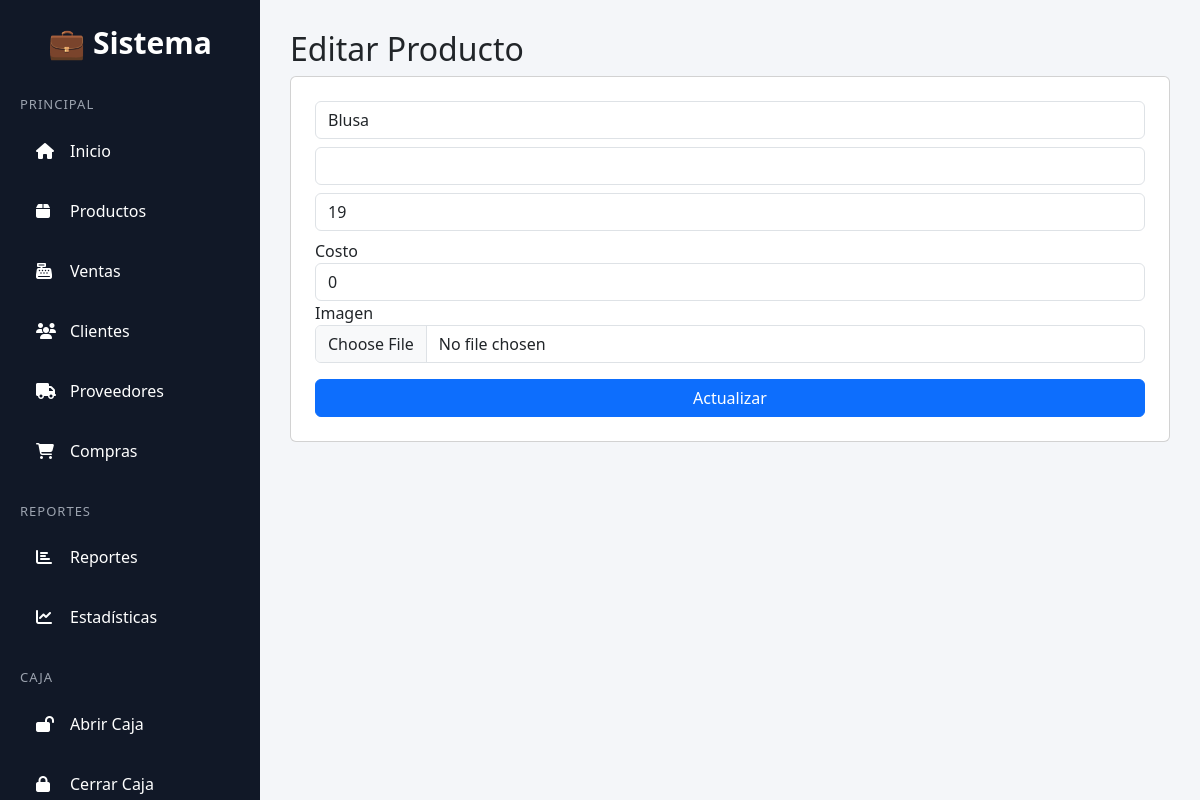
Page /productos/editar/1/ (signed in) on the earlier database version.
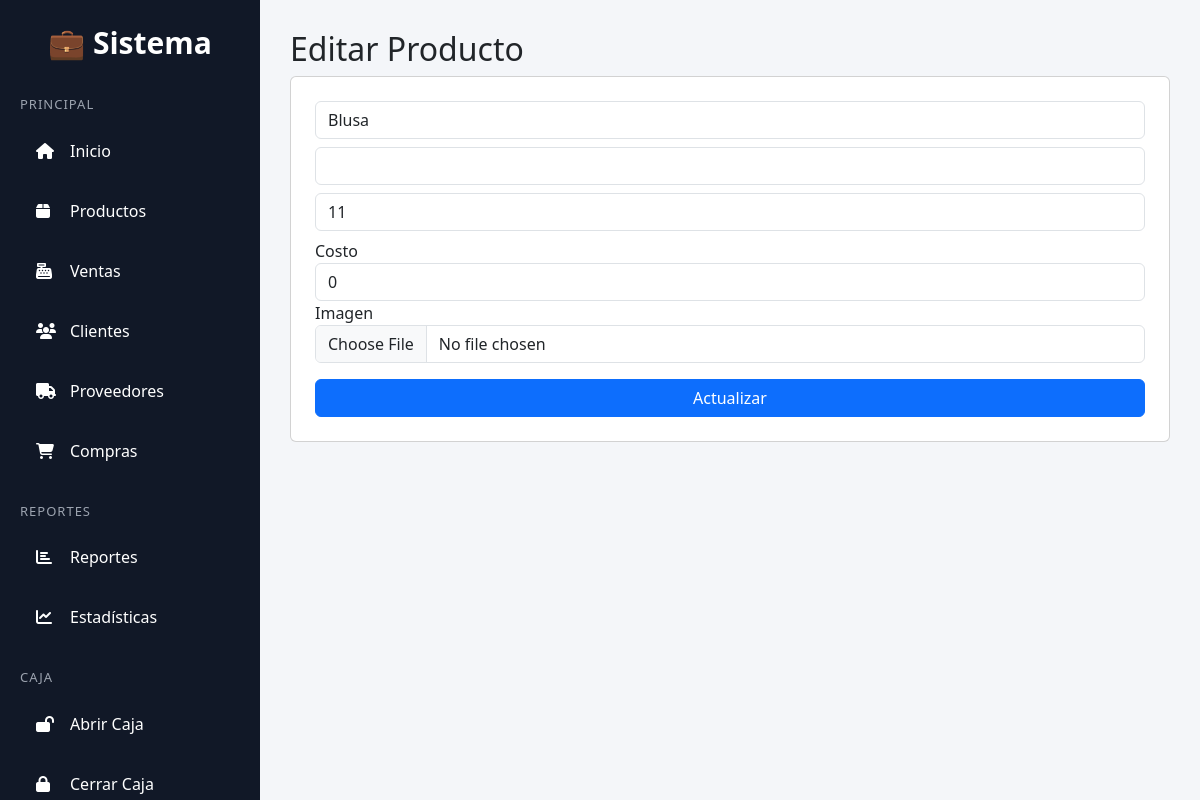
Same page on the later database version.
### productos/models.py (models this page shows, shortened)
class Producto(models.Model):
    negocio = models.ForeignKey(Negocio, on_delete=models.CASCADE)
    nombre = models.CharField(max_length=200)
    codigo = models.CharField(max_length=50, unique=True)
    precio = models.DecimalField(max_digits=10, decimal_places=0)
    stock = models.IntegerField()
    imagen = models.ImageField(upload_to="productos/", null=True, blank=True)
    imagen = CloudinaryField("imagen", blank=True, null=True)
    costo = models.IntegerField(default=0)

### productos/views.py (the view, shortened to what this page needs)
# urls.py: path("editar/<int:id>/", editar_producto),
def editar_producto(request, id):
    producto = Producto.objects.get(id=id)
    if not es_admin(request.user):
        return redirect("/dashboard/")
    return render(request, "editar_producto.html", {"producto": producto})

### productos/views.py (called while the page is built)
def es_admin(user):
    return user.groups.filter(name="Admin").exists()

### templates/editar_producto.html (shortened to what this page needs)
{% extends "base.html" %}
{% block content %}
<h2>Editar Producto</h2>
<form method="POST" enctype="multipart/form-data" class="card p-4">
    <input type="text" name="nombre" value="{{ producto.nombre }}" class="form-control mb-2">
    <input type="number" name="precio" value="{{ producto.precio }}" class="form-control mb-2">
    <input type="number" name="stock" value="{{ producto.stock }}" class="form-control mb-2">
    <label>Costo</label>
<input type="number"
       name="costo"
       class="form-control"
       value="{{ producto.costo }}">
    <div class="mb-3">
        <label>Imagen</label>
        <input type="file" name="imagen" class="form-control">
    </div>
    <button class="btn btn-primary">Actualizar</button>
</form>
{% endblock %}

Differences in the rows shown:
changed Producto "Blusa": stock "19" → "11"
